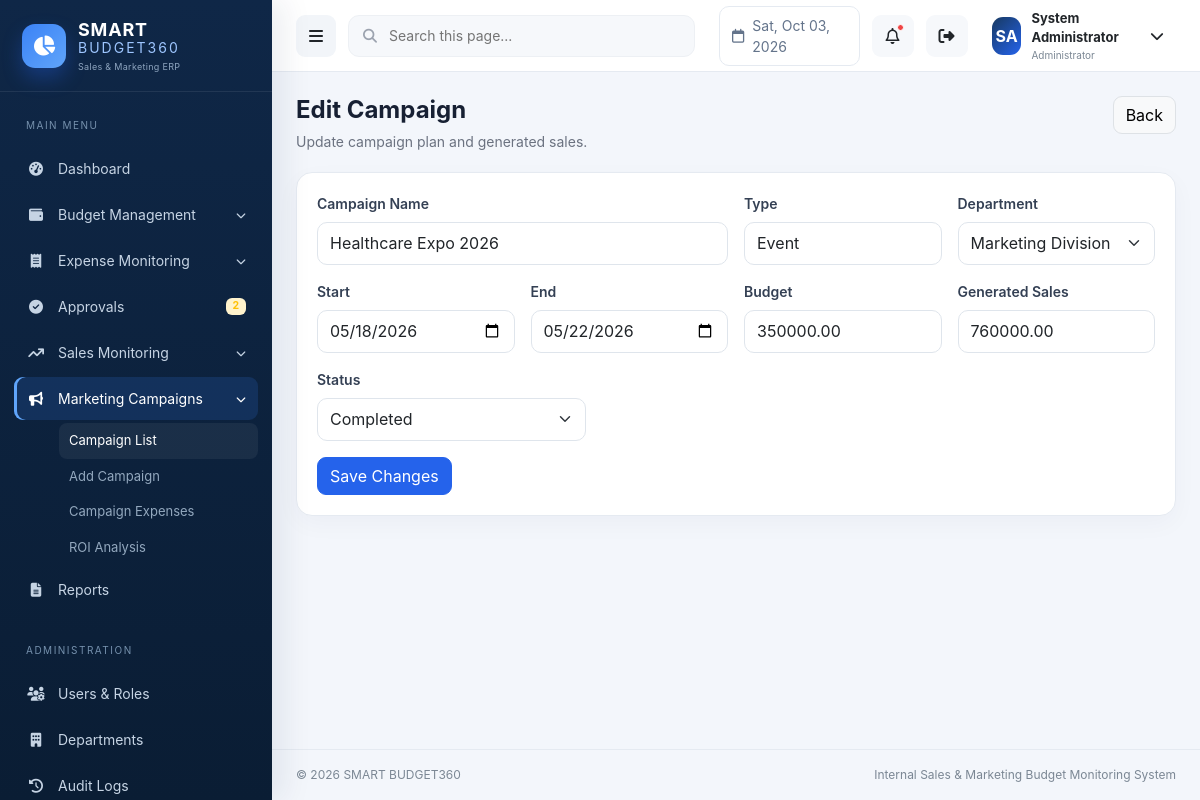
The app's page /marketing/edit.php?id=2 (signed in) with its own data.
### tables this page shows
CREATE TABLE campaigns (
  id INT UNSIGNED AUTO_INCREMENT PRIMARY KEY,
  campaign_name VARCHAR(180) NOT NULL,
  campaign_type VARCHAR(80) NOT NULL,
  department_id INT UNSIGNED NOT NULL,
  start_date DATE NOT NULL,
  end_date DATE NOT NULL,
  budget DECIMAL(15,2) NOT NULL DEFAULT 0,
  actual_spending DECIMAL(15,2) NOT NULL DEFAULT 0,
  generated_sales DECIMAL(15,2) NOT NULL DEFAULT 0,
  status ENUM('Planned','Active','Completed','Cancelled') NOT NULL DEFAULT 'Planned',
  created_by INT UNSIGNED NOT NULL,
  created_at TIMESTAMP DEFAULT CURRENT_TIMESTAMP,
  updated_at TIMESTAMP DEFAULT CURRENT_TIMESTAMP ON UPDATE CURRENT_TIMESTAMP,
  CONSTRAINT fk_campaign_department FOREIGN KEY (department_id) REFERENCES departments(id),
  CONSTRAINT fk_campaign_creator FOREIGN KEY (created_by) REFERENCES users(id),
  INDEX idx_campaign_dates (start_date,end_date), INDEX idx_campaign_status (status)
);

CREATE TABLE departments (
  id INT UNSIGNED AUTO_INCREMENT PRIMARY KEY,
  name VARCHAR(120) NOT NULL UNIQUE,
  code VARCHAR(20) NOT NULL UNIQUE,
  is_active TINYINT(1) NOT NULL DEFAULT 1,
  created_at TIMESTAMP DEFAULT CURRENT_TIMESTAMP,
  updated_at TIMESTAMP DEFAULT CURRENT_TIMESTAMP ON UPDATE CURRENT_TIMESTAMP
);

### includes/functions.php (called while the page is built, shortened)
<?php
function db(): PDO
{
    static $pdo = null;
    if (!$pdo) {
        $pdo = (new Database())->connect();
    }
    return $pdo;
}
function e(?string $value): string
{
    return htmlspecialchars((string)$value, ENT_QUOTES, 'UTF-8');
}
function url(string $path = ''): string
{
    return BASE_URL . ($path ? '/' . ltrim($path, '/') : '');
}
function departments(): array
{
    return db()->query('SELECT id, name FROM departments WHERE is_active = 1 ORDER BY name')->fetchAll();
}

### marketing/edit.php (the view)
<?php
require_once dirname(__DIR__).'/includes/bootstrap.php';require_module('marketing');$id=(int)($_GET['id']??0);$s=db()->prepare('SELECT * FROM campaigns WHERE id=?');$s->execute([$id]);$c=$s->fetch();if(!$c){flash('danger','Campaign not found.');redirect('marketing/index.php');}$pageTitle='Edit Campaign';$activeMenu='campaign-list';$errors=[];if($_SERVER['REQUEST_METHOD']==='POST'){verify_csrf();$name=trim($_POST['campaign_name']);$type=trim($_POST['campaign_type']);$dept=(int)$_POST['department_id'];$start=$_POST['start_date'];$end=$_POST['end_date'];$budget=(float)$_POST['budget'];$sales=(float)$_POST['generated_sales'];$status=$_POST['status'];if($name===''||!$dept||!valid_date($start)||!valid_date($end)||$end<$start||$budget<=0)$errors[]='Please complete all required fields with valid values.';if(!$errors){db()->prepare('UPDATE campaigns SET campaign_name=?,campaign_type=?,department_id=?,start_date=?,end_date=?,budget=?,generated_sales=?,status=?,updated_at=NOW() WHERE id=?')->execute([$name,$type,$dept,$start,$end,$budget,$sales,$status,$id]);log_activity('UPDATE','Marketing','Updated campaign '.$name);flash('success','Campaign updated.');redirect('marketing/index.php');}}
require ROOT_PATH.'/includes/header.php';?>
<div class="page-head"><div><h1>Edit Campaign</h1><p>Update campaign plan and generated sales.</p></div><a class="btn btn-light border" href="<?=e(url('marketing/index.php'))?>">Back</a></div><?php if($errors):?><div class="alert alert-danger"><?=e(implode(' ',$errors))?></div><?php endif;?><div class="card-panel"><div class="card-body"><form method="post"><?=csrf_field()?><div class="row g-3"><div class="col-md-6"><label class="form-label">Campaign Name</label><input class="form-control" name="campaign_name" value="<?=e($_POST['campaign_name']??$c['campaign_name'])?>"></div><div class="col-md-3"><label class="form-label">Type</label><input class="form-control" name="campaign_type" value="<?=e($_POST['campaign_type']??$c['campaign_type'])?>"></div><div class="col-md-3"><label class="form-label">Department</label><select class="form-select" name="department_id"><?php foreach(departments() as $d):?><option value="<?=$d['id']?>" <?=((int)($_POST['department_id']??$c['department_id'])===(int)$d['id'])?'selected':''?>><?=e($d['name'])?></option><?php endforeach;?></select></div><div class="col-md-3"><label class="form-label">Start</label><input class="form-control" type="date" name="start_date" value="<?=e($_POST['start_date']??$c['start_date'])?>"></div><div class="col-md-3"><label class="form-label">End</label><input class="form-control" type="date" name="end_date" value="<?=e($_POST['end_date']??$c['end_date'])?>"></div><div class="col-md-3"><label class="form-label">Budget</label><input class="form-control" type="number" step=".01" name="budget" value="<?=e($_POST['budget']??$c['budget'])?>"></div><div class="col-md-3"><label class="form-label">Generated Sales</label><input class="form-control" type="number" step=".01" name="generated_sales" value="<?=e($_POST['generated_sales']??$c['generated_sales'])?>"></div><div class="col-md-4"><label class="form-label">Status</label><select class="form-select" name="status"><?php foreach(['Planned','Active','Completed','Cancelled'] as $st):?><option <?=($_POST['status']??$c['status'])===$st?'selected':''?>><?=$st?></option><?php endforeach;?></select></div><div class="col-12"><button class="btn btn-primary">Save Changes</button></div></div></form></div></div><?php require ROOT_PATH.'/includes/footer.php';?>

### assets/css/app.css (style rules this page uses)
:root { --navy:#0f2747;--navy2:#173961;--royal:#2563eb;--green:#16a34a;--orange:#f59e0b;--purple:#7c3aed; --surface:#ffffff;--bg:#f3f6fb;--text:#172033;--muted:#6b7280;--border:#e5eaf1;--sidebar:272px;--topbar:72px; }
* { box-sizing:border-box }
body { margin:0;background:var(--bg);color:var(--text);font-family:Inter,Segoe UI,Arial,sans-serif;font-size:14px }
.page-head { display:flex;align-items:flex-start;justify-content:space-between;gap:16px;margin-bottom:20px }
.page-head h1 { font-size:24px;font-weight:750;margin:0 }
.page-head p { margin:6px 0 0;color:var(--muted) }
.card-panel { background:#fff;border:1px solid var(--border);border-radius:16px;box-shadow:0 8px 24px rgba(15,39,71,.035) }
.card-panel .card-body { padding:20px }
.form-label { font-weight:600;color:#344054 }
.form-control,.form-select { border-color:#dfe5ec;min-height:43px;border-radius:10px }
.btn { border-radius:9px }
.btn-primary { background:#2563eb;border-color:#2563eb }

### records on screen
campaigns: campaign_name "Healthcare Expo 2026", campaign_type "Event", department_id "Marketing Division", start_date "05/18/2026", end_date "05/22/2026", budget "350000.00", generated_sales "760000.00", status "Completed"

### other values on screen
$pendingApprovalCount "2"
role_name() "Administrator"
